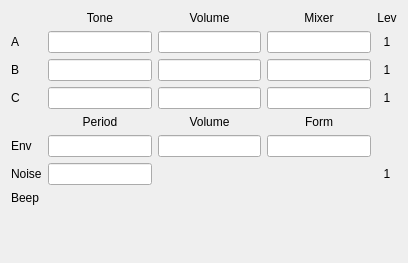
<?xml version="1.0" encoding="UTF-8"?>
<ui version="4.0">
 <class>AYWidget</class>
 <widget class="QWidget" name="AYWidget">
  <property name="geometry">
   <rect>
    <x>0</x>
    <y>0</y>
    <width>408</width>
    <height>263</height>
   </rect>
  </property>
  <property name="windowTitle">
   <string>Form</string>
  </property>
  <layout class="QGridLayout" name="gridLayout">
   <item row="0" column="1">
    <widget class="QLabel" name="label_25">
     <property name="text">
      <string>Tone</string>
     </property>
     <property name="alignment">
      <set>Qt::AlignCenter</set>
     </property>
    </widget>
   </item>
   <item row="0" column="2">
    <widget class="QLabel" name="label_50">
     <property name="text">
      <string>Volume</string>
     </property>
     <property name="alignment">
      <set>Qt::AlignCenter</set>
     </property>
    </widget>
   </item>
   <item row="0" column="3">
    <widget class="QLabel" name="label_51">
     <property name="text">
      <string>Mixer</string>
     </property>
     <property name="alignment">
      <set>Qt::AlignCenter</set>
     </property>
    </widget>
   </item>
   <item row="0" column="4">
    <widget class="QLabel" name="label_57">
     <property name="text">
      <string>Lev</string>
     </property>
     <property name="alignment">
      <set>Qt::AlignCenter</set>
     </property>
    </widget>
   </item>
   <item row="1" column="0">
    <widget class="QLabel" name="label_19">
     <property name="text">
      <string>A</string>
     </property>
    </widget>
   </item>
   <item row="1" column="1">
    <widget class="QLineEdit" name="leToneA">
     <property name="alignment">
      <set>Qt::AlignCenter</set>
     </property>
     <property name="readOnly">
      <bool>true</bool>
     </property>
    </widget>
   </item>
   <item row="1" column="2">
    <widget class="QLineEdit" name="leVolA">
     <property name="alignment">
      <set>Qt::AlignCenter</set>
     </property>
     <property name="readOnly">
      <bool>true</bool>
     </property>
    </widget>
   </item>
   <item row="1" column="3">
    <widget class="QLineEdit" name="leMixA">
     <property name="alignment">
      <set>Qt::AlignCenter</set>
     </property>
     <property name="readOnly">
      <bool>true</bool>
     </property>
    </widget>
   </item>
   <item row="1" column="4">
    <widget class="QLabel" name="labLevA">
     <property name="text">
      <string>1</string>
     </property>
     <property name="alignment">
      <set>Qt::AlignCenter</set>
     </property>
    </widget>
   </item>
   <item row="2" column="0">
    <widget class="QLabel" name="label_21">
     <property name="text">
      <string>B</string>
     </property>
    </widget>
   </item>
   <item row="2" column="1">
    <widget class="QLineEdit" name="leToneB">
     <property name="alignment">
      <set>Qt::AlignCenter</set>
     </property>
     <property name="readOnly">
      <bool>true</bool>
     </property>
    </widget>
   </item>
   <item row="2" column="2">
    <widget class="QLineEdit" name="leVolB">
     <property name="alignment">
      <set>Qt::AlignCenter</set>
     </property>
     <property name="readOnly">
      <bool>true</bool>
     </property>
    </widget>
   </item>
   <item row="2" column="3">
    <widget class="QLineEdit" name="leMixB">
     <property name="alignment">
      <set>Qt::AlignCenter</set>
     </property>
     <property name="readOnly">
      <bool>true</bool>
     </property>
    </widget>
   </item>
   <item row="2" column="4">
    <widget class="QLabel" name="labLevB">
     <property name="text">
      <string>1</string>
     </property>
     <property name="alignment">
      <set>Qt::AlignCenter</set>
     </property>
    </widget>
   </item>
   <item row="3" column="0">
    <widget class="QLabel" name="label_23">
     <property name="text">
      <string>C</string>
     </property>
    </widget>
   </item>
   <item row="3" column="1">
    <widget class="QLineEdit" name="leToneC">
     <property name="alignment">
      <set>Qt::AlignCenter</set>
     </property>
     <property name="readOnly">
      <bool>true</bool>
     </property>
    </widget>
   </item>
   <item row="3" column="2">
    <widget class="QLineEdit" name="leVolC">
     <property name="alignment">
      <set>Qt::AlignCenter</set>
     </property>
     <property name="readOnly">
      <bool>true</bool>
     </property>
    </widget>
   </item>
   <item row="3" column="3">
    <widget class="QLineEdit" name="leMixC">
     <property name="alignment">
      <set>Qt::AlignCenter</set>
     </property>
     <property name="readOnly">
      <bool>true</bool>
     </property>
    </widget>
   </item>
   <item row="3" column="4">
    <widget class="QLabel" name="labLevC">
     <property name="text">
      <string>1</string>
     </property>
     <property name="alignment">
      <set>Qt::AlignCenter</set>
     </property>
    </widget>
   </item>
   <item row="4" column="1">
    <widget class="QLabel" name="label_54">
     <property name="text">
      <string>Period</string>
     </property>
     <property name="alignment">
      <set>Qt::AlignCenter</set>
     </property>
    </widget>
   </item>
   <item row="4" column="2">
    <widget class="QLabel" name="label_58">
     <property name="text">
      <string>Volume</string>
     </property>
     <property name="alignment">
      <set>Qt::AlignCenter</set>
     </property>
    </widget>
   </item>
   <item row="4" column="3">
    <widget class="QLabel" name="label_56">
     <property name="text">
      <string>Form</string>
     </property>
     <property name="alignment">
      <set>Qt::AlignCenter</set>
     </property>
    </widget>
   </item>
   <item row="5" column="0">
    <widget class="QLabel" name="label_53">
     <property name="text">
      <string>Env</string>
     </property>
    </widget>
   </item>
   <item row="5" column="1">
    <widget class="QLineEdit" name="leEnvTone">
     <property name="alignment">
      <set>Qt::AlignCenter</set>
     </property>
     <property name="readOnly">
      <bool>true</bool>
     </property>
    </widget>
   </item>
   <item row="5" column="2">
    <widget class="QLineEdit" name="leVolE">
     <property name="alignment">
      <set>Qt::AlignCenter</set>
     </property>
     <property name="readOnly">
      <bool>true</bool>
     </property>
    </widget>
   </item>
   <item row="5" column="3">
    <widget class="QLineEdit" name="leEnvForm">
     <property name="alignment">
      <set>Qt::AlignCenter</set>
     </property>
     <property name="readOnly">
      <bool>true</bool>
     </property>
    </widget>
   </item>
   <item row="6" column="0">
    <widget class="QLabel" name="label_52">
     <property name="text">
      <string>Noise</string>
     </property>
    </widget>
   </item>
   <item row="6" column="1">
    <widget class="QLineEdit" name="leToneN">
     <property name="alignment">
      <set>Qt::AlignCenter</set>
     </property>
     <property name="readOnly">
      <bool>true</bool>
     </property>
    </widget>
   </item>
   <item row="6" column="4">
    <widget class="QLabel" name="labLevN">
     <property name="text">
      <string>1</string>
     </property>
     <property name="alignment">
      <set>Qt::AlignCenter</set>
     </property>
    </widget>
   </item>
   <item row="7" column="0">
    <widget class="QLabel" name="label_4">
     <property name="text">
      <string>Beep</string>
     </property>
    </widget>
   </item>
   <item row="7" column="1">
    <widget class="QLabel" name="labBeep">
     <property name="text">
      <string/>
     </property>
    </widget>
   </item>
   <item row="8" column="0">
    <spacer name="verticalSpacer_8">
     <property name="orientation">
      <enum>Qt::Vertical</enum>
     </property>
     <property name="sizeHint" stdset="0">
      <size>
       <width>20</width>
       <height>18</height>
      </size>
     </property>
    </spacer>
   </item>
  </layout>
 </widget>
 <resources/>
 <connections/>
</ui>
